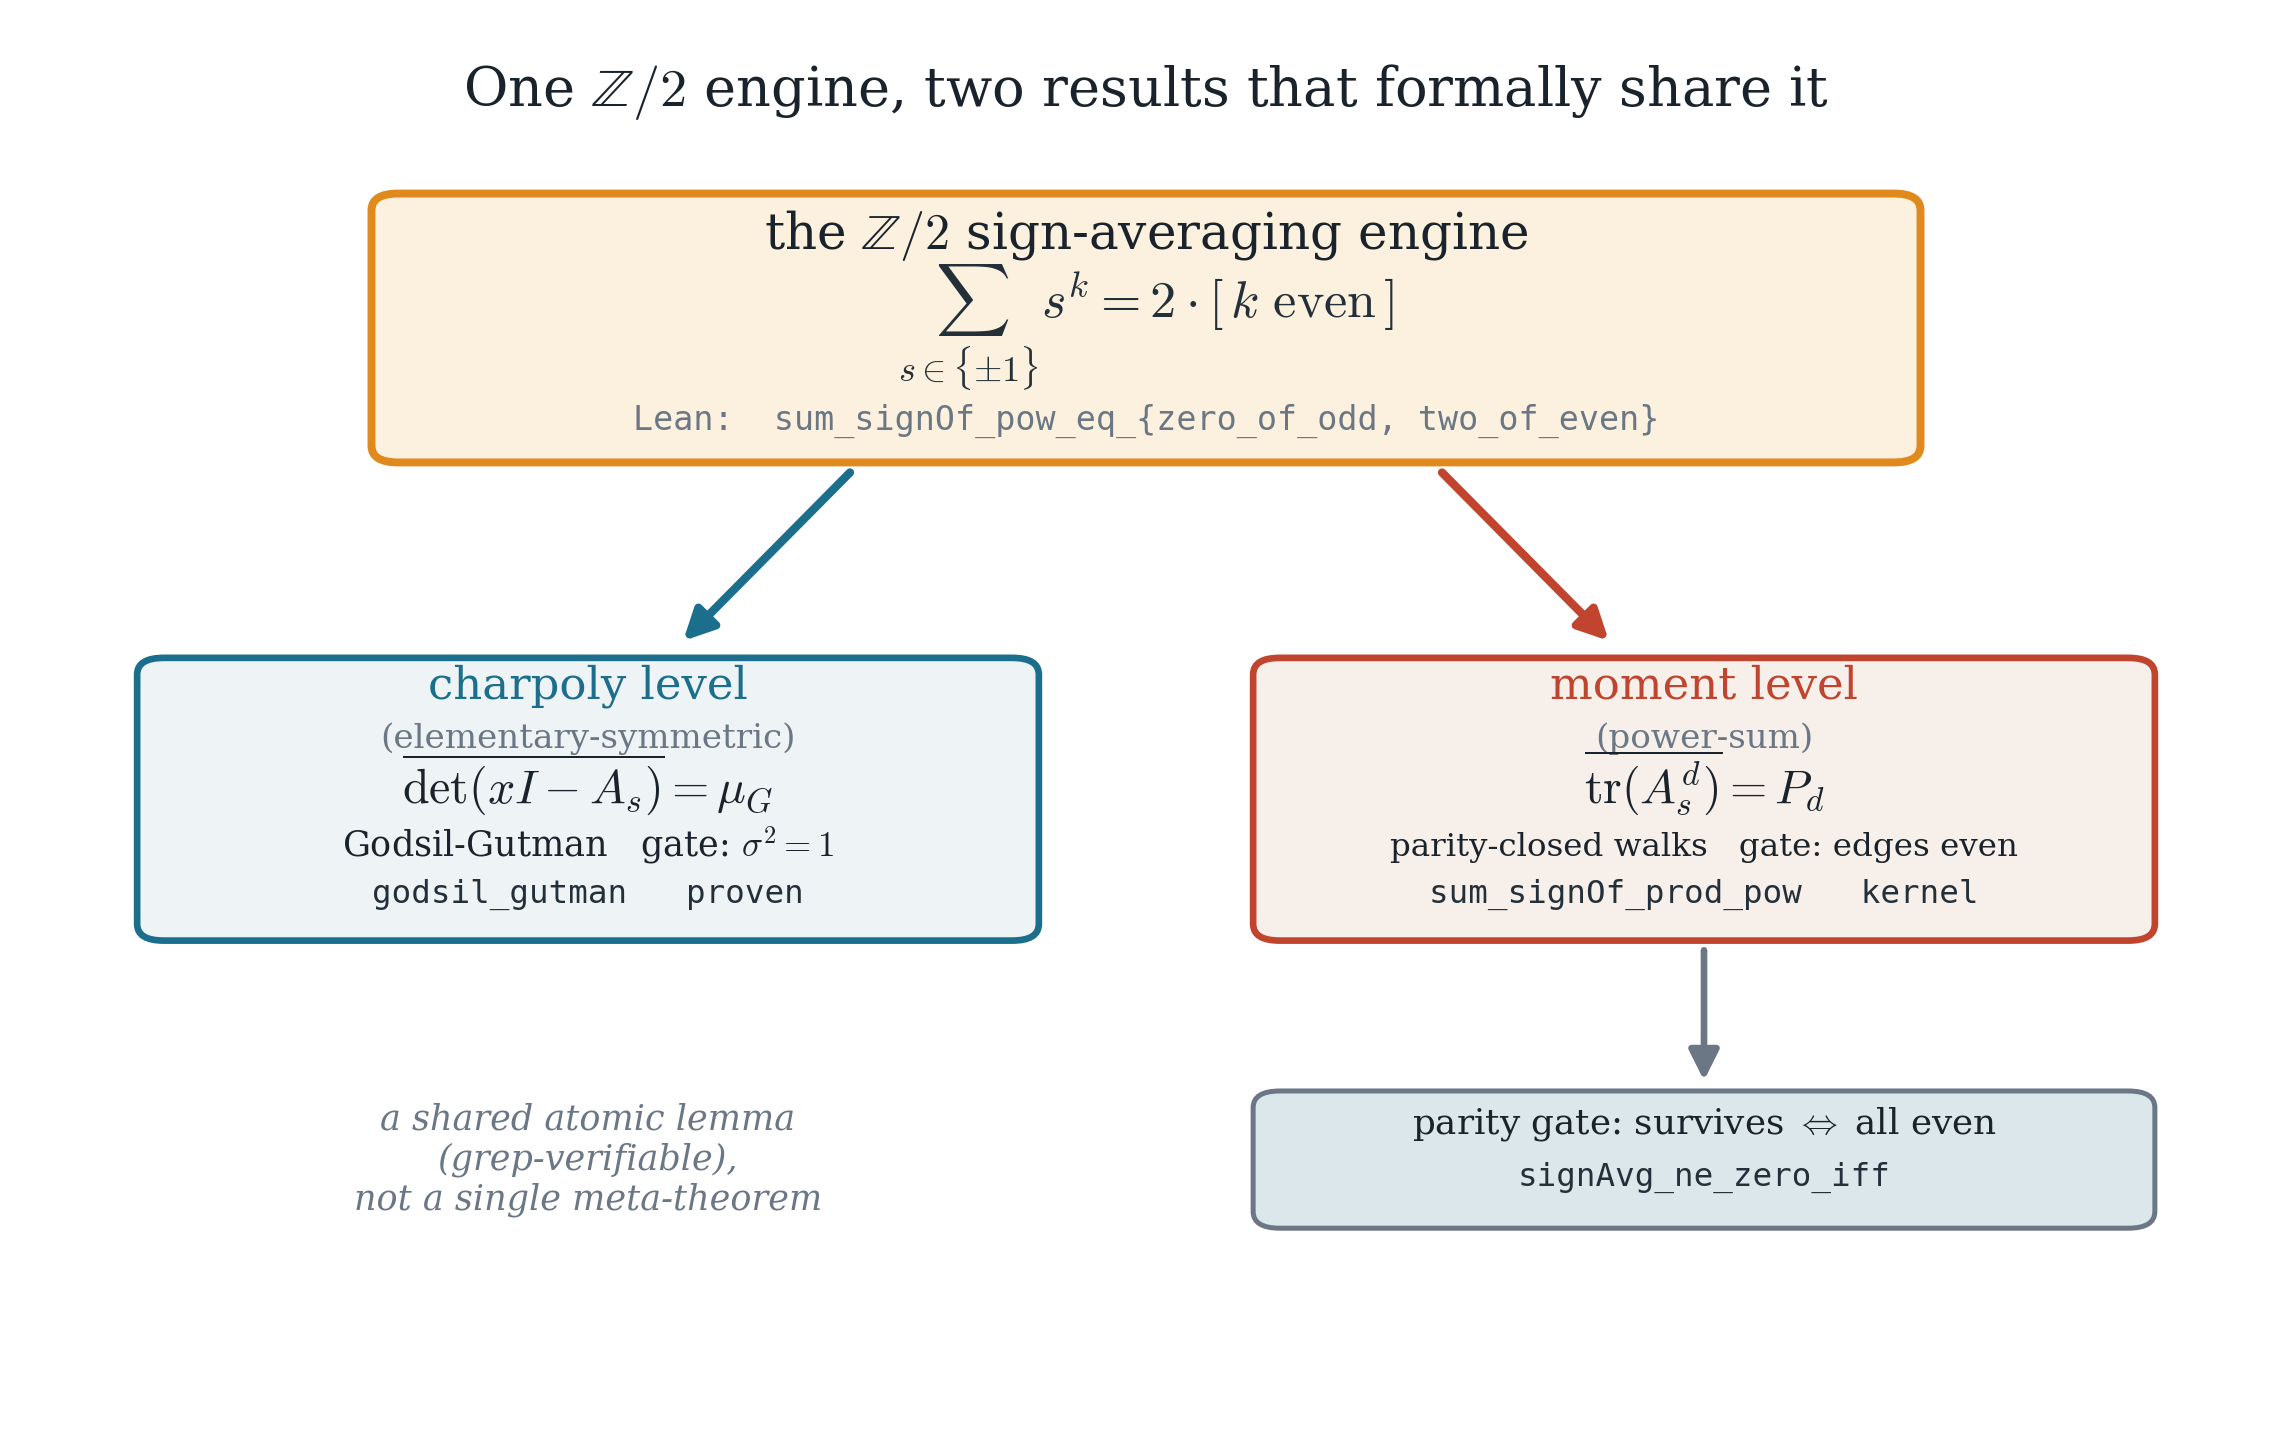

Source code (Python):
"""Figure 3 — the ℤ/2 sign-averaging engine and the two results that formally share it."""
import matplotlib.pyplot as plt
from matplotlib.patches import FancyBboxPatch, FancyArrowPatch
from fig_style import setup, save, COL
setup()

fig, ax = plt.subplots(figsize=(9.6,6.0))
ax.set_xlim(0,10); ax.set_ylim(0,10); ax.axis('off')

def box(x,y,w,h,fc,ec,lw=1.4):
    ax.add_patch(FancyBboxPatch((x-w/2,y-h/2),w,h, boxstyle="round,pad=0.02,rounding_size=0.12",
                 facecolor=fc, edgecolor=ec, lw=lw, zorder=2))
def arrow(x0,y0,x1,y1,col,lw=2.0):
    ax.add_patch(FancyArrowPatch((x0,y0),(x1,y1), arrowstyle='-|>', mutation_scale=15,
                 lw=lw, color=col, zorder=1))

# title (own text, not suptitle -> no collision)
ax.text(5,9.55, r"One $\mathbb{Z}/2$ engine, two results that formally share it",
        ha='center', va='center', fontsize=13)

# ENGINE
box(5,7.85,6.9,1.9, "#fbf1de", COL['accent'], 1.9)
ax.text(5,8.52, r"the $\mathbb{Z}/2$ sign-averaging engine", ha='center', va='center', fontsize=12)
ax.text(5,7.85, r"$\sum_{s\in\{\pm1\}} s^{k} = 2\cdot[\,k\ \mathrm{even}\,]$",
        ha='center', va='center', fontsize=12.5, color=COL['node'])
ax.text(5,7.18, "Lean:  sum_signOf_pow_eq_{zero_of_odd, two_of_even}",
        ha='center', va='center', fontsize=8.0, color=COL['grey'], family='monospace')

# LEFT corollary
box(2.5,4.45,4.0,2.0, "#eef4f6", COL['pos'], 1.6)
ax.text(2.5,5.18, "charpoly level", ha='center', fontsize=10.8, color=COL['pos'])
ax.text(2.5,4.82, "(elementary-symmetric)", ha='center', fontsize=8.2, color=COL['grey'])
ax.text(2.5,4.42, r"$\overline{\det(xI-A_s)}=\mu_G$", ha='center', fontsize=11.5)
ax.text(2.5,4.04, r"Godsil-Gutman   gate: $\sigma^2{=}1$", ha='center', fontsize=8.4)
ax.text(2.5,3.70, "godsil_gutman   proven", ha='center', fontsize=7.8,
        color=COL['node'], family='monospace')

# RIGHT corollary
box(7.5,4.45,4.0,2.0, "#f6efea", COL['neg'], 1.6)
ax.text(7.5,5.18, "moment level", ha='center', fontsize=10.8, color=COL['neg'])
ax.text(7.5,4.82, "(power-sum)", ha='center', fontsize=8.2, color=COL['grey'])
ax.text(7.5,4.42, r"$\overline{\mathrm{tr}(A_s^{d})}=P_d$", ha='center', fontsize=11.5)
ax.text(7.5,4.04, "parity-closed walks   gate: edges even", ha='center', fontsize=7.8)
ax.text(7.5,3.70, "sum_signOf_prod_pow   kernel", ha='center', fontsize=7.8,
        color=COL['node'], family='monospace')

# engine feeds BOTH
arrow(3.7,6.85,2.9,5.55, COL['pos'])
arrow(6.3,6.85,7.1,5.55, COL['neg'])

# gate downstream of the moment kernel
box(7.5,1.85,4.0,0.95, COL['band'], COL['grey'], 1.2)
ax.text(7.5,2.04, r"parity gate: survives $\Leftrightarrow$ all even", ha='center', fontsize=8.6)
ax.text(7.5,1.66, "signAvg_ne_zero_iff", ha='center', fontsize=7.8,
        color=COL['node'], family='monospace')
arrow(7.5,3.42,7.5,2.36, COL['grey'], lw=1.6)

# honest caveat, in the clear (under the LEFT box)
ax.text(2.5,1.85, "a shared atomic lemma\n(grep-verifiable),\nnot a single meta-theorem",
        ha='center', va='center', fontsize=8.4, color=COL['grey'], style='italic')

save(fig, "fig3_zmod2_principle")
